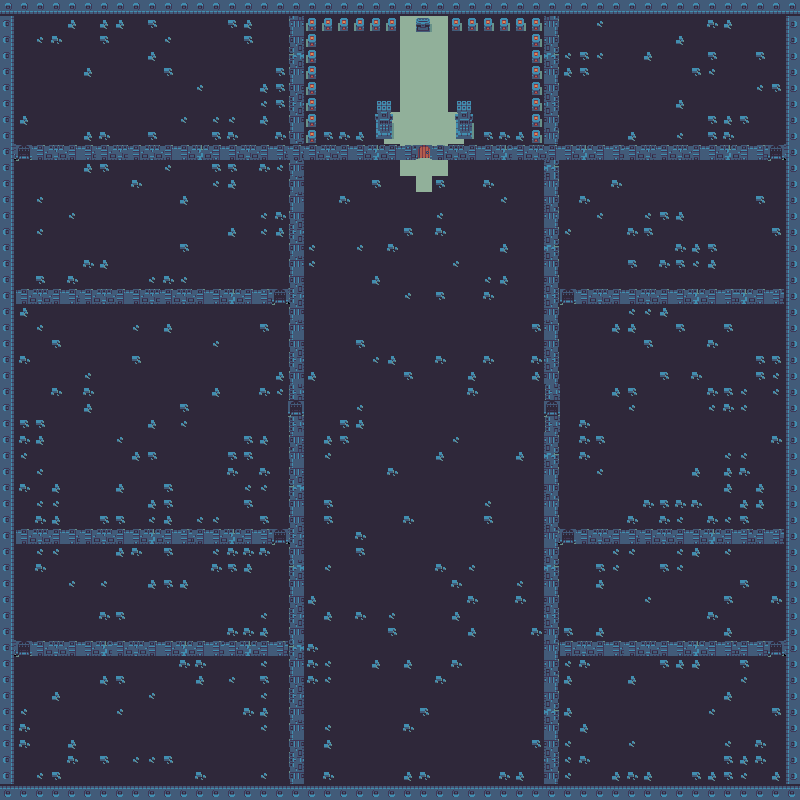

A level layout from a 2D game, rendered from its tile map. Below: a short description, then the map file with tile-grid data replaced by summaries:
An orthogonal 50x50 tile map with 16x16 px tiles, 5 tile layers (floor, wall, doors, decorations, ...) and 37 objects.

<map version="1.2" tiledversion="1.3.2" orientation="orthogonal" renderorder="right-down" compressionlevel="0" width="50" height="50" tilewidth="16" tileheight="16" infinite="0" nextlayerid="21" nextobjectid="212">
 <editorsettings>
  <export target="mappy.json" format="json" />
 </editorsettings>
 <tileset firstgid="1" name="dungeon_sheet" tilewidth="16" tileheight="16" tilecount="240" columns="24">
  <image source="../image/dungeon_sheet.png" width="384" height="160" />
  <tile id="22">
   <properties>
    <property name="collides" type="bool" value="true" />
   </properties>
  </tile>
  <tile id="23">
   <properties>
    <property name="collides" type="bool" value="true" />
   </properties>
  </tile>
  <tile id="46">
   <properties>
    <property name="collides" type="bool" value="true" />
   </properties>
  </tile>
  <tile id="47">
   <properties>
    <property name="collides" type="bool" value="true" />
   </properties>
  </tile>
  <tile id="70">
   <properties>
    <property name="collides" type="bool" value="true" />
   </properties>
  </tile>
  <tile id="71">
   <properties>
    <property name="collides" type="bool" value="true" />
   </properties>
  </tile>
  <tile id="74">
   <properties>
    <property name="collides" type="bool" value="true" />
   </properties>
  </tile>
  <tile id="98">
   <properties>
    <property name="collides" type="bool" value="true" />
   </properties>
  </tile>
  <tile id="130">
   <properties>
    <property name="collides" type="bool" value="true" />
   </properties>
  </tile>
  <tile id="131">
   <properties>
    <property name="collides" type="bool" value="true" />
   </properties>
  </tile>
  <tile id="154">
   <properties>
    <property name="collides" type="bool" value="true" />
   </properties>
  </tile>
  <tile id="158">
   <properties>
    <property name="collides" type="bool" value="true" />
   </properties>
  </tile>
  <tile id="163" type="XP-egg">
   <properties>
    <property name="collides" type="bool" value="true" />
    <property name="health-regen" type="int" value="40" />
    <property name="xp" type="int" value="15" />
   </properties>
  </tile>
  <tile id="165" type="Health-regen">
   <properties>
    <property name="Health-regen" type="float" value="20" />
   </properties>
  </tile>
  <tile id="167" type="bad-egg">
   <properties>
    <property name="collides" type="bool" value="true" />
    <property name="damage" type="int" value="30" />
   </properties>
  </tile>
  <tile id="168">
   <properties>
    <property name="collides" type="bool" value="true" />
   </properties>
  </tile>
  <tile id="172" type="door">
   <properties>
    <property name="collides" type="bool" value="true" />
   </properties>
  </tile>
  <tile id="178" type="chest">
   <properties>
    <property name="collides" type="bool" value="true" />
    <property name="game-over" type="bool" value="true" />
   </properties>
  </tile>
  <tile id="183">
   <properties>
    <property name="collides" type="bool" value="true" />
   </properties>
  </tile>
  <tile id="184">
   <properties>
    <property name="collides" type="bool" value="true" />
   </properties>
  </tile>
  <tile id="185">
   <properties>
    <property name="collides" type="bool" value="true" />
   </properties>
  </tile>
  <tile id="186">
   <properties>
    <property name="collides" type="bool" value="true" />
   </properties>
  </tile>
  <tile id="188" type="mini-boss">
   <properties>
    <property name="Health" type="float" value="200" />
   </properties>
  </tile>
  <tile id="189" type="Goblin">
   <properties>
    <property name="Health" type="float" value="100" />
   </properties>
  </tile>
  <tile id="191" type="Main-boss">
   <properties>
    <property name="Health" type="float" value="350" />
   </properties>
  </tile>
  <tile id="209">
   <properties>
    <property name="instant-kill" type="bool" value="true" />
   </properties>
  </tile>
  <tile id="210">
   <properties>
    <property name="instant-kill" type="bool" value="true" />
   </properties>
  </tile>
  <tile id="216" type="wall">
   <properties>
    <property name="collides" type="bool" value="true" />
   </properties>
  </tile>
  <tile id="217" type="wall">
   <properties>
    <property name="collides" type="bool" value="true" />
   </properties>
  </tile>
  <tile id="218" type="wall">
   <properties>
    <property name="collides" type="bool" value="true" />
   </properties>
  </tile>
  <tile id="219" type="wall">
   <properties>
    <property name="collides" type="bool" value="true" />
   </properties>
  </tile>
  <tile id="220" type="wall">
   <properties>
    <property name="collides" type="bool" value="true" />
   </properties>
  </tile>
  <tile id="221" type="wall">
   <properties>
    <property name="collides" type="bool" value="true" />
   </properties>
  </tile>
  <tile id="222" type="wall">
   <properties>
    <property name="collides" type="bool" value="true" />
   </properties>
  </tile>
  <tile id="233">
   <properties>
    <property name="instant-kill" type="bool" value="true" />
   </properties>
  </tile>
  <tile id="234">
   <properties>
    <property name="instant-kill" type="bool" value="true" />
   </properties>
  </tile>
 </tileset>
 <layer id="1" name="floor" width="50" height="50">
  <data>[2500 cells, 2500 non-empty, 3 distinct tile ids]</data>
 </layer>
 <layer id="2" name="wall" width="50" height="50">
  <properties>
   <property name="collides" type="bool" value="true" />
  </properties>
  <data>[2500 cells, 424 non-empty, 10 distinct tile ids]</data>
 </layer>
 <layer id="5" name="doors" width="50" height="50" offsetx="0.0454545" offsety="1.88636">
  <properties>
   <property name="collides" type="bool" value="true" />
  </properties>
  <data>[2500 cells, 11 non-empty, 2 distinct tile ids]</data>
 </layer>
 <layer id="9" name="decorations" width="50" height="50">
  <data>[2500 cells, 431 non-empty, 9 distinct tile ids]</data>
 </layer>
 <objectgroup id="16" name="xp-coins">
  <object id="140" gid="164" x="272" y="672" width="16" height="16" />
  <object id="141" gid="164" x="576" y="784" width="16" height="16" />
  <object id="142" gid="164" x="224" y="320" width="16" height="16" />
  <object id="143" gid="164" x="64" y="528" width="16" height="16" />
  <object id="144" gid="164" x="752" y="528" width="16" height="16" />
  <object id="145" gid="164" x="560" y="176" width="16" height="16" />
  <object id="146" gid="164" x="272" y="32" width="16" height="16" />
  <object id="147" gid="164" x="560" y="32" width="16" height="16" />
  <object id="148" gid="164" x="768" y="32" width="16" height="16" />
  <object id="149" gid="164" x="768" y="560" width="16" height="16" />
  <object id="150" gid="164" x="640" y="640" width="16" height="16" />
  <object id="151" gid="164" x="16" y="784" width="16" height="16" />
  <object id="152" gid="164" x="192" y="560" width="16" height="16" />
  <object id="153" gid="164" x="16" y="288" width="16" height="16" />
  <object id="154" gid="164" x="16" y="32" width="16" height="16" />
  <object id="155" gid="164" x="736" y="352" width="16" height="16" />
  <object id="168" gid="164" x="368" y="784" width="16" height="16" />
  <object id="169" gid="164" x="304" y="192" width="16" height="16" />
  <object id="170" gid="164" x="528" y="672" width="16" height="16" />
  <object id="171" gid="164" x="528" y="496" width="16" height="16" />
  <object id="172" gid="164" x="416" y="416" width="16" height="16" />
  <object id="173" gid="164" x="768" y="288" width="16" height="16" />
  <object id="174" gid="164" x="768" y="768" width="16" height="16" />
  <object id="175" gid="164" x="16" y="704" width="16" height="16" />
  </objectgroup>
 <objectgroup id="17" name="damage-coins">
  <!-- 12 objects omitted --></objectgroup>
 <layer id="20" name="gameover" width="50" height="50">
  <data>[2500 cells, 1 non-empty, 1 distinct tile ids]</data>
 </layer>
</map>
<!-- 13 of 37 objects omitted -->
